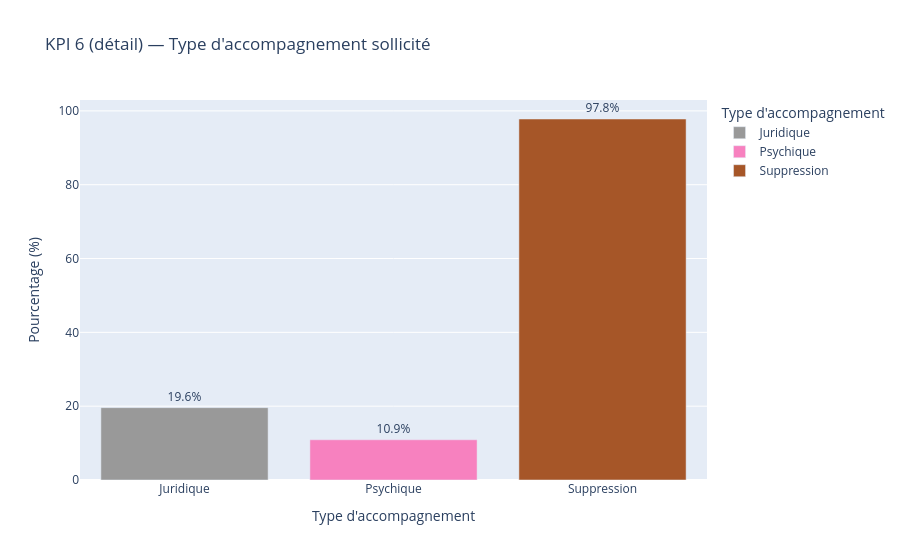

Source (notebook cell):
### Code cell
accompagnement = pd.DataFrame({
    "Type d'accompagnement": ["Juridique", "Psychique", "Suppression"],
    "Pourcentage": [19.6, 10.9, 97.8]
})

fig6b = px.bar(
    accompagnement,
    x="Type d'accompagnement",
    y="Pourcentage",
    color="Type d'accompagnement",
    text="Pourcentage",  # <-- on passe le nom de la colonne ici, pas un tableau à part
    labels={
        "Type d'accompagnement": "Type d'accompagnement",
        "Pourcentage": "Pourcentage (%)"
    },
    title="KPI 6 (détail) — Type d'accompagnement sollicité",
    color_discrete_sequence=px.colors.qualitative.Set1_r
)
fig6b.update_traces(texttemplate="%{text}%", textposition="outside")
fig6b.show()

### Figure 1 — Plotly figure (JSON) as saved in the notebook; plotly's stock layout.template omitted (floating-point values rounded to 4 significant figures)
{"data": [{"hovertemplate": "Type d'accompagnement=%{x}<br>Pourcentage (%)=%{text}<extra></extra>", "legendgroup": "Juridique", "marker": {"color": "rgb(153,153,153)", "pattern": {"shape": ""}}, "name": "Juridique", "orientation": "v", "showlegend": true, "text": [19.6], "textposition": "outside", "texttemplate": "%{text}%", "type": "bar", "x": ["Juridique"], "xaxis": "x", "y": [19.6], "yaxis": "y"}, {"hovertemplate": "Type d'accompagnement=%{x}<br>Pourcentage (%)=%{text}<extra></extra>", "legendgroup": "Psychique", "marker": {"color": "rgb(247,129,191)", "pattern": {"shape": ""}}, "name": "Psychique", "orientation": "v", "showlegend": true, "text": [10.9], "textposition": "outside", "texttemplate": "%{text}%", "type": "bar", "x": ["Psychique"], "xaxis": "x", "y": [10.9], "yaxis": "y"}, {"hovertemplate": "Type d'accompagnement=%{x}<br>Pourcentage (%)=%{text}<extra></extra>", "legendgroup": "Suppression", "marker": {"color": "rgb(166,86,40)", "pattern": {"shape": ""}}, "name": "Suppression", "orientation": "v", "showlegend": true, "text": [97.8], "textposition": "outside", "texttemplate": "%{text}%", "type": "bar", "x": ["Suppression"], "xaxis": "x", "y": [97.8], "yaxis": "y"}], "layout": {"barmode": "relative", "legend": {"title": {"text": "Type d'accompagnement"}, "tracegroupgap": 0}, "title": {"text": "KPI 6 (détail) — Type d'accompagnement sollicité"}, "xaxis": {"anchor": "y", "categoryarray": ["Juridique", "Psychique", "Suppression"], "categoryorder": "array", "domain": [0, 1], "title": {"text": "Type d'accompagnement"}}, "yaxis": {"anchor": "x", "domain": [0, 1], "title": {"text": "Pourcentage (%)"}}}}
